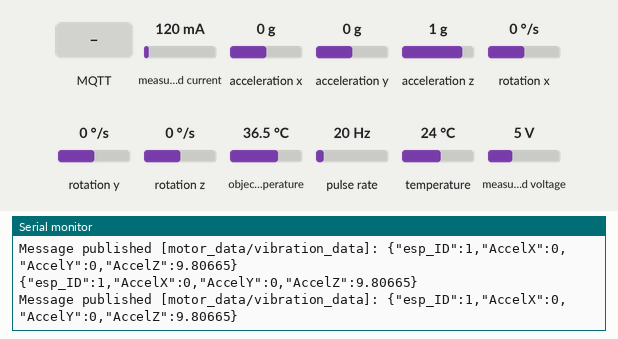
Simulated run of this sketch. Board: ESP32. On the bench: the last lines printed to the serial monitor. Wiring (inferred from the names in the program): pulse sensor: data GPIO 35. Inputs (shaded band) come from the test bench; at power-on: acceleration x 0 g, pulse rate 20 Hz, measured current 120 mA, acceleration y 0 g, acceleration z 1 g, rotation x 0 °/s, rotation y 0 °/s, rotation z 0 °/s, object temperature 36.5 °C, temperature 24 °C, measured voltage 5 V. WiFi joins after 1.5 s; servers stay silent unless stated; random numbers use the default seed unless the sketch sets one; no MQTT or app messages arrive unless stated.

Above: at 2.7 s.
2.8 s: acceleration x set to -0.8 g
At 3.7 s:
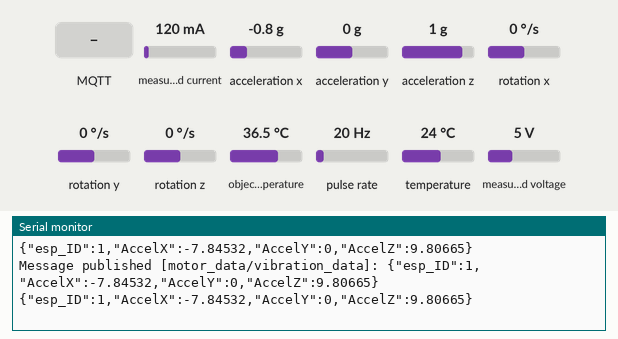
6.9 s: pulse rate (sensor on GPIO 35) set to 4 Hz
At 7.5 s:
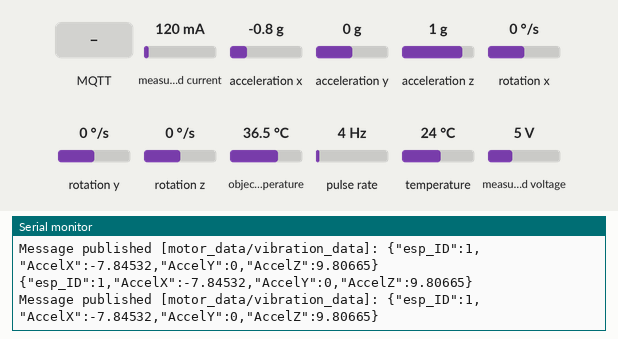
11.0 s: MQTT message "1" arrives on the first subscribed topic
12.5 s: measured current set to 500 mA
At 13.5 s:
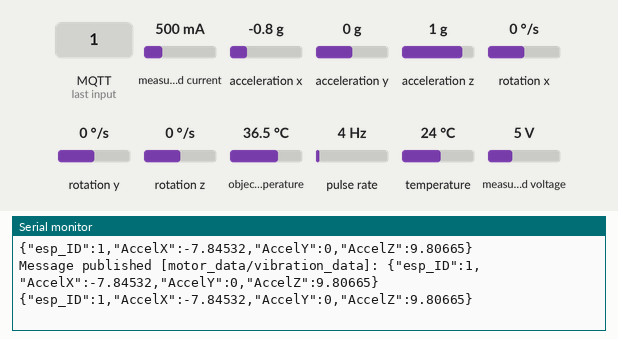
16.6 s: acceleration y set to -1.4 g
At 17.7 s:
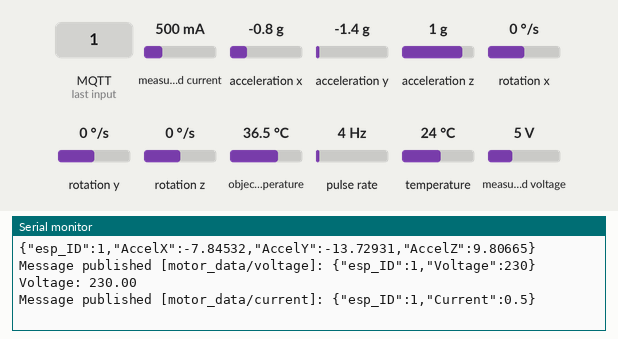
Timing chart, 0 to 19.5 s (numbered marks = the images above; inputs shaded):
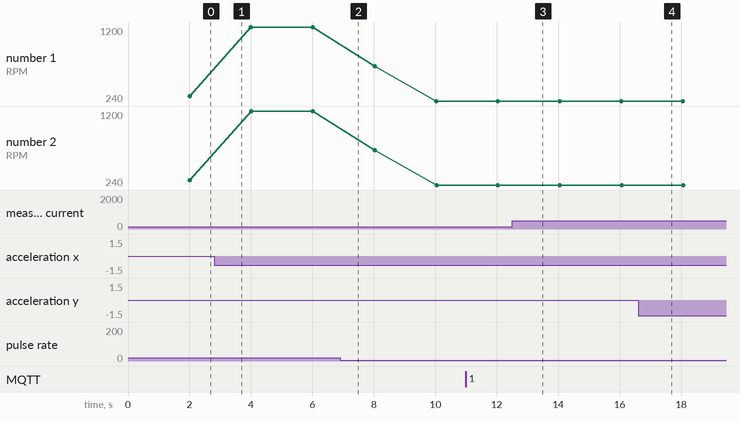

Measured:
- after the input at 2.8 s, the serial monitor: prints a new line at once (image 1)
- after the input at 12.5 s, the serial monitor: prints a new line after 0.17 s (image 3)
- after the input at 16.6 s, the serial monitor: prints a new line at once (image 4)
- plotted number 1: 1200 → 240 after the input at 6.9 s
- plotted number 2: 1200 → 240 after the input at 6.9 s

The sketch:

capstone_final_arduino.ino
```cpp
#include <Wire.h>
#include <Adafruit_MPU6050.h>
#include <Adafruit_Sensor.h>
#include <ArduinoJson.h>
#include <PubSubClient.h>
#include <WiFiClientSecure.h>
#include <PZEM004Tv30.h>
#include <WiFi.h>
#include <ESPmDNS.h>
#include <WiFiUdp.h>
#include <ArduinoOTA.h>
#include <esp_sleep.h>
#include <Adafruit_MLX90614.h>

Adafruit_MPU6050 mpu;
PZEM004Tv30 pzem(Serial2, 16, 17); // Serial2, RX pin 16, and TX pin 17
Adafruit_MLX90614 mlx = Adafruit_MLX90614();

const int esp_ID = 1;  // Device ID

const char* ssid = "";
const char* password = "";
const char* mqtt_server = "192.168.162.231"; // broker URL
const int mqtt_port = 1883;

WiFiClient espClient;
PubSubClient client(espClient);
unsigned long lastMsg = 0;
unsigned long lastVibrationMsg = 0;
unsigned long lastSpeedMsg = 0;
unsigned long lastVoltageCurrentMsg = 0;
unsigned long lastTemperatureMsg = 0;

#define MSG_BUFFER_SIZE  (50)
char msg[MSG_BUFFER_SIZE];
const char* vibration_topic = "motor_data/vibration_data";
const char* speed_topic = "motor_data/speed_data";
const char* voltage_topic = "motor_data/voltage";
const char* current_topic = "motor_data/current";
const char* temperature_topic = "motor_data/temperature";
const char* command2_topic = "Capstone_Topic/#";
const char* command1_topic = "command1";

// Hall effect sensor pin
const int hallSensorPin = 35;

// Variables to store the count and the last state of the sensor
volatile int rpmCount = 0;
unsigned long lastRpmTime = 0;

// Duration in milliseconds to calculate RPM
const unsigned long rpmDuration = 1000; // 1 second

// Sampling intervals in milliseconds
const int vibrationSamplingInterval = 1; // 1 kHz for vibration
const int speedSamplingInterval = 2000;     // 2 seconds for speed
const int voltageCurrentSamplingInterval = 1000; // 1 second for voltage and current
const int temperatureSamplingInterval = 1000;    // 1 second for temperature

// Time to stay awake in milliseconds (20 minutes)
const unsigned long awakeTime = 20 * 60 * 1000;

// Deep sleep duration in microseconds (1 hour)
const unsigned long sleepDuration = 60 * 60 * 1000000;

// Interrupt Service Routine for Hall sensor
void IRAM_ATTR countPulse() {
  rpmCount++;
}

void setup_wifi() {
  delay(10);
  Serial.print("\nConnecting to ");
  Serial.println(ssid);

  WiFi.mode(WIFI_STA);
  WiFi.begin(ssid, password);
  while (WiFi.waitForConnectResult() != WL_CONNECTED) {
    Serial.println("Connection Failed. Rebooting...");
    delay(5000);
    ESP.restart();
  }

  Serial.println("");
  Serial.print("Connected to ");
  Serial.println(ssid);
  Serial.print("IP address: ");
  Serial.println(WiFi.localIP());
  randomSeed(micros());
}

void setup_ota() {
  // No custom hostname or password set for OTA
  ArduinoOTA
    .onStart([]() {
      String type;
      if (ArduinoOTA.getCommand() == U_FLASH)
        type = "sketch";
      else // U_SPIFFS
        type = "filesystem";

      Serial.println("Start updating " + type);
    })
    .onEnd([]() {
      Serial.println("\nEnd");
    })
    .onProgress([](unsigned int progress, unsigned int total) {
      Serial.printf("Progress: %u%%\r", (progress / (total / 100)));
    })
    .onError([](ota_error_t error) {
      Serial.printf("Error[%u]: ", error);
      if (error == OTA_AUTH_ERROR) Serial.println("Auth Failed");
      else if (error == OTA_BEGIN_ERROR) Serial.println("Begin Failed");
      else if (error == OTA_CONNECT_ERROR) Serial.println("Connect Failed");
      else if (error == OTA_RECEIVE_ERROR) Serial.println("Receive Failed");
      else if (error == OTA_END_ERROR) Serial.println("End Failed");
    });

  ArduinoOTA.begin();
  Serial.println("OTA Ready");
  Serial.print("IP address: ");
  Serial.println(WiFi.localIP());
}

void reconnect() {
  while (!client.connected()) {
    Serial.print("Attempting MQTT connection...");
    String clientId = "ESP32Client-";
    clientId += String(random(0xffff), HEX);
    if (client.connect(clientId.c_str())) {
      Serial.println("connected");
      client.subscribe(command2_topic);
    } else {
      Serial.print("failed, rc=");
      Serial.print(client.state());
      Serial.println(" try again in 5 seconds");
      delay(5000);
    }
  }
}

void setup() {
  Serial.begin(115200);
  Serial.println("Setting up");
  setup_wifi();
  setup_ota();  // Setup OTA

  if (!mpu.begin()) {
    Serial.println("Failed to find MPU6050 chip");
    while (1) {
      delay(10);
    }
  }

  client.setServer(mqtt_server, mqtt_port);
  client.setCallback(callback);

  Serial.println("MPU6050 Found!");
  mpu.setAccelerometerRange(MPU6050_RANGE_2_G);
  mpu.setGyroRange(MPU6050_RANGE_250_DEG);
  mpu.setFilterBandwidth(MPU6050_BAND_21_HZ);

  pinMode(hallSensorPin, INPUT_PULLUP); // Set hall sensor pin as input with internal pullup
  attachInterrupt(digitalPinToInterrupt(hallSensorPin), countPulse, RISING); // Attach interrupt to the hall sensor pin

  Wire.begin(4, 5); // Initialize I2C with pins 4 and 5 for GY-906
  mlx.begin();
}

void loop() {
  static unsigned long startTime = millis();

  if (!client.connected()) reconnect();
  client.loop();
  ArduinoOTA.handle();  // Handle OTA updates

  unsigned long now = millis();

  // Check if the device should go to deep sleep
  if (now - startTime >= awakeTime) {
    Serial.println("Entering deep sleep for 1 hour...");
    esp_deep_sleep(sleepDuration);
  }

  // Sample speed data at specified interval (2 seconds)
  if (now - lastSpeedMsg >= speedSamplingInterval) {
    lastSpeedMsg = now;

    // Calculate RPM from pulse count
    float rpm = (rpmCount * 60.0) / (speedSamplingInterval / 1000.0); // Convert pulses to RPM

    // Create a JSON document for speed data
    StaticJsonDocument<100> speedDoc;
    speedDoc["esp_ID"] = esp_ID;
    speedDoc["RPM"] = rpm;

    // Serialize JSON document to string
    char speedBuffer[100];
    serializeJson(speedDoc, speedBuffer);

    // Publish speed data
    publishMessage(speed_topic, String(speedBuffer), true);

    // Print RPM to Serial for debugging
    Serial.print("RPM: ");
    Serial.println(rpm);

    // Reset count for next interval
    rpmCount = 0;
  }

  // Sample vibration data at 1 kHz
  if (now - lastVibrationMsg >= vibrationSamplingInterval) {
    lastVibrationMsg = now;

    // Get new sensor events with the readings
    sensors_event_t a, g, temp;
    mpu.getEvent(&a, &g, &temp);

    // Create a JSON document for vibration data
    StaticJsonDocument<200> vibrationDoc;
    vibrationDoc["esp_ID"] = esp_ID;
    vibrationDoc["AccelX"] = a.acceleration.x;
    vibrationDoc["AccelY"] = a.acceleration.y;
    vibrationDoc["AccelZ"] = a.acceleration.z;

    // Serialize JSON document to string
    char vibrationBuffer[200];
    serializeJson(vibrationDoc, vibrationBuffer);

    // Publish vibration data
    publishMessage(vibration_topic, String(vibrationBuffer), true);

    // Print JSON string to Serial for debugging
    Serial.println(vibrationBuffer);
  }

  // Sample voltage and current data at 1 Hz
  if (now - lastVoltageCurrentMsg >= voltageCurrentSamplingInterval) {
    lastVoltageCurrentMsg = now;

    // Read voltage and current from PZEM-004T
    float voltage = pzem.voltage();
    float current = pzem.current();

    // Create JSON documents for voltage and current data
    StaticJsonDocument<100> voltageDoc;
    voltageDoc["esp_ID"] = esp_ID;
    voltageDoc["Voltage"] = voltage;
    char voltageBuffer[100];
    serializeJson(voltageDoc, voltageBuffer);
    publishMessage(voltage_topic, String(voltageBuffer), true);
    Serial.print("Voltage: ");
    Serial.println(voltage);

    StaticJsonDocument<100> currentDoc;
    currentDoc["esp_ID"] = esp_ID;
    currentDoc["Current"] = current;
    char currentBuffer[100];
    serializeJson(currentDoc, currentBuffer);
    publishMessage(current_topic, String(currentBuffer), true);
    Serial.print("Current: ");
    Serial.println(current);
  }

   // Sample temperature data at 1 Hz
  if (now - lastTemperatureMsg >= temperatureSamplingInterval) {
    lastTemperatureMsg = now;

    float temperature = mlx.readObjectTempC();

    // Create a JSON document for temperature data
    StaticJsonDocument<100> temperatureDoc;
    temperatureDoc["esp_ID"] = esp_ID;
    temperatureDoc["Temperature_C"] = temperature;

    // Serialize JSON document to string
    char temperatureBuffer[100];
    serializeJson(temperatureDoc, temperatureBuffer);

    // Publish temperature data
    publishMessage(temperature_topic, String(temperatureBuffer), true);

    // Print temperature to Serial for debugging
    Serial.print("Temperature (C): ");
    Serial.println(temperature);
  }
}

void callback(char* topic, byte* payload, unsigned int length) {
  String incommingMessage = "";
  for (int i = 0; i < length; i++) incommingMessage += (char)payload[i];

  Serial.println("Message arrived [" + String(topic) + "]" + incommingMessage);

  if (strcmp(topic, command1_topic) == 0) {
    if (incommingMessage.equals("1")) digitalWrite(BUILTIN_LED, LOW);   // Turn the LED on
    else digitalWrite(BUILTIN_LED, HIGH);  // Turn the LED off
  }
}

void publishMessage(const char* topic, String payload, boolean retained) {
  if (client.publish(topic, payload.c_str(), retained))
    Serial.println("Message published [" + String(topic) + "]: " + payload);
}
```
